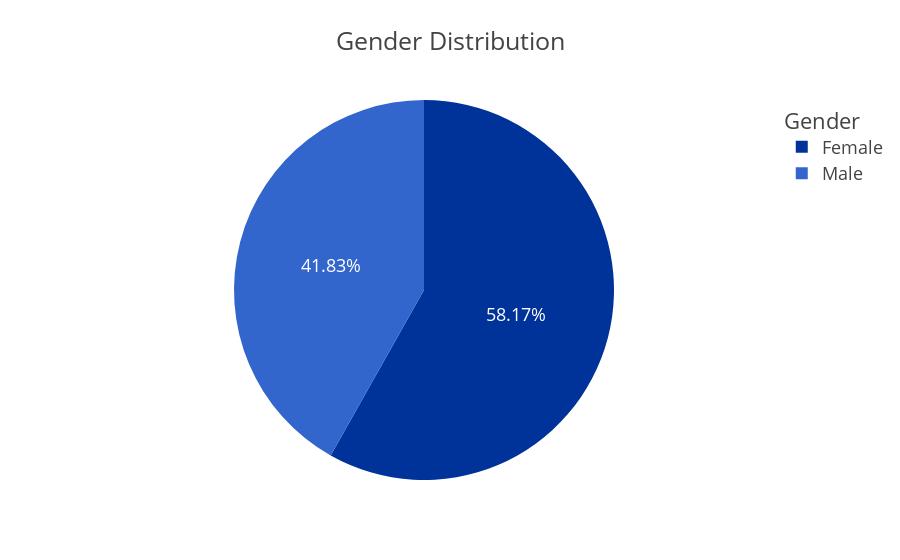

This figure's notebook cell:
### Markdown cell above
# Credit Limit by Gender Analysis

### Key Observations:
- **Median Credit Limits**:
  - Male: ~$22,000
  - Female: ~$18,000
- **Range Spread**:
  - Males show wider interquartile range (IQR)
  - Both genders have similar outlier patterns
- **Distribution Shape**:
  - Both distributions are right-skewed
  - Male group shows more extreme high-value outliers

## Statistical Analysis

### Recommended Tests:
1. **Mann-Whitney U Test** (Non-parametric alternative to t-test)
   ```python
   from scipy.stats import mannwhitneyu
   male = df[df['Gender']=='Male']['Credit_Limit']
   female = df[df['Gender']=='Female']['Credit_Limit']
   stat, p = mannwhitneyu(male, female)

### Code cell
gender_dist = merged_df['Gender'].value_counts().reset_index()
gender_dist.columns = ['Gender', 'count']

fig = px.pie(gender_dist, names='Gender', values='count', title="Gender Distribution",
             color_discrete_sequence=["#003399 ", "#3366cc ", "#dbe4f0 "])

fig.update_layout(
    template = "presentation",
    legend_title = dict(text="Gender"),
    paper_bgcolor="rgba(0, 0, 0, 0)",
    plot_bgcolor="rgba(0, 0, 0, 0)"
)

fig.update_traces(texttemplate="%{percent:.2%}", textposition="inside")

fig.show()

fig.write_image(os.path.join(results_dir, 'Gender_Distribution_Pie_Chart.jpg'))
fig.write_image(os.path.join(results_dir, 'Gender_Distribution_Pie_Chart.png'))
fig.write_html(os.path.join(results_dir, 'Gender_Distribution_Pie_Chart.html'))

### Figure 1 — Plotly figure (JSON) as saved in the notebook; plotly's stock layout.template omitted (floating-point values rounded to 4 significant figures)
{"data": [{"domain": {"x": [0, 1], "y": [0, 1]}, "hovertemplate": "Gender=%{label}<br>count=%{value}<extra></extra>", "labels": ["Female", "Male"], "legendgroup": "", "name": "", "showlegend": true, "textposition": "inside", "texttemplate": "%{percent:.2%}", "type": "pie", "values": [5880, 4228]}], "layout": {"autosize": true, "legend": {"title": {"text": "Gender"}, "tracegroupgap": 0}, "paper_bgcolor": "rgba(0, 0, 0, 0)", "piecolorway": ["#003399 ", "#3366cc ", "#dbe4f0 "], "plot_bgcolor": "rgba(0, 0, 0, 0)", "title": {"text": "Gender Distribution"}}}
